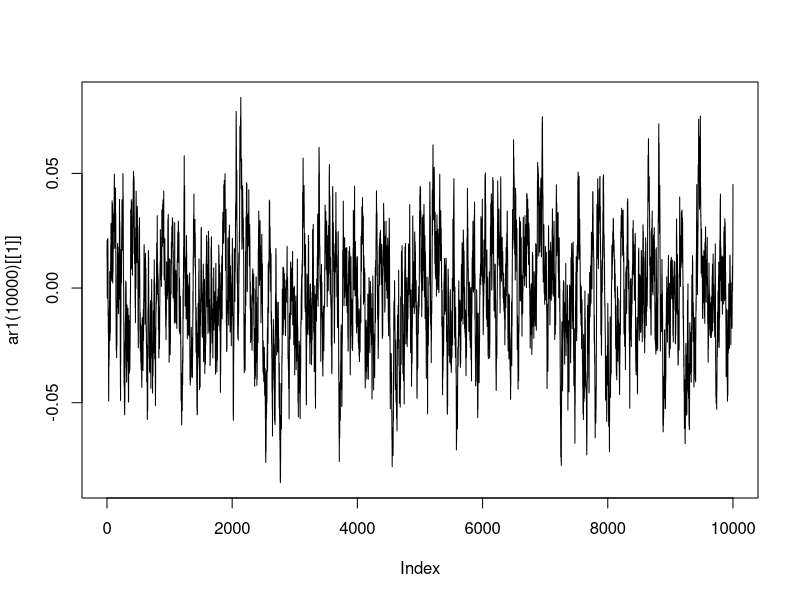
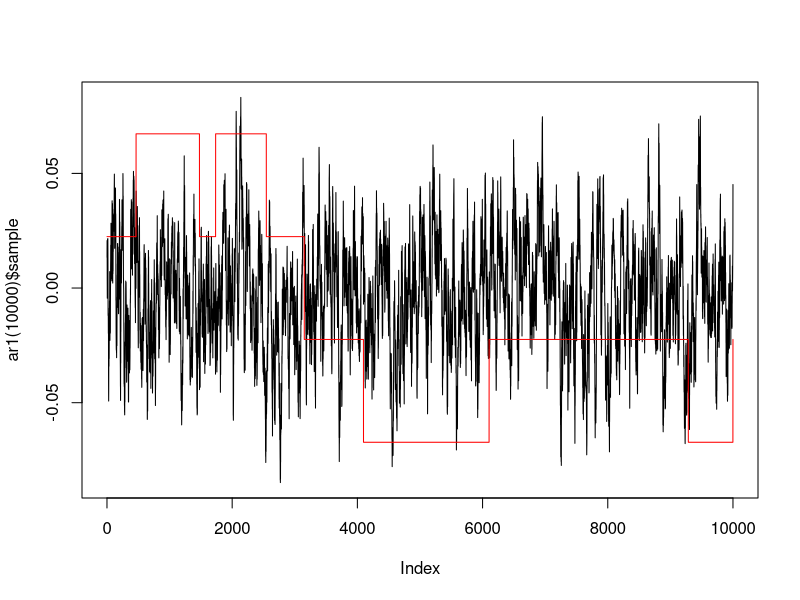

Here is the R script that generated these plots, in order: (Note: a time limit stopped this script after it produced the figures.)
library(dplyr)
library(stats)

rho <- 0.95
sigma <- 0.007
mu <- 0


# Método de Tauchen
    # função que vai trazer a matriz de transição
    tauchen <- function(grid_len, mu = 0, sigma = 0.007, rho = 0.95, m = 3) {
        if (rho >= 1){stop("Para aplicar Tauchen, a série deve ser estacionária")}
        
        theta_max <- m * sigma / sqrt(1 - rho^2) + mu
        theta_min <- - theta_max
        grid <- seq(theta_min, theta_max, length.out = grid_len) # dividindo [theta_min, theta_max] em n pontos

        delta <- (max(grid) - min(grid)) / (length(grid) - 1) # tamanho dos saltos entre os pontos do grid

        vec_1 <- pnorm((min(grid) - rho * grid + delta / 2) / sigma, mu) # vetor de transição para o menor valor do grid dado cada estado anterior; pnorm(x) retorna a cdf da normal no valor x
        vec_n <- 1 - pnorm((max(grid) - rho * grid - delta / 2) / sigma, mu) # análogo para o maior valor do grid
        grid_interno <- grid[2:(length(grid) - 1)] # valores não extremos do grid

        # função que retorna o vetor de transição para o estado (não extremo) j dado cada estado anterior
        pij <- function(j, i = grid) {
            pnorm((j + delta / 2 - rho * i) / sigma, mu) - pnorm((j - delta / 2 - rho * i) / sigma, mu)
        }

        mat_interna <- sapply(grid_interno, pij)

        return(list(probs = cbind(vec_1, mat_interna, vec_n), grid = grid)) # combinando as transições extremas com as não extremas
    }

    tauchen_grid <- tauchen(9)$grid
    tauchen_pdf <- tauchen(9)$probs
    tauchen_round <- round(tauchen_pdf, digits = 3) # arredondando em três casas decimais

    

# Método de Rouwenhorst
    rouwenhorst <- function(n, mu = 0, sigma = 0.007, rho = 0.95){
        
        # Fazendo o grid
        theta_max <- (sigma/sqrt(1-rho^2)) * sqrt(n-1)
        theta_min <- - theta_max
        grid <- seq(theta_min, theta_max, length.out = n)


        # Fazendo a matriz de transição
        p1 <- (1+rho)/2
        p <- matrix(c(p1, 1-p1, 1-p1, p1), nrow = 2)

        for (i in 3:n){
            z1 <- cbind(rbind(p, rep(0,(i - 1))), rep(0, i))
            z2 <- rbind(cbind(rep(0, (i - 1)), p), rep(0,i))
            z3 <- cbind(rbind(rep(0, (i - 1)), p), rep(0,i))
            z4 <- cbind(rep(0, i), rbind(rep(0,(i - 1)), p))


            p <- p1*(z1 + z4) + (1-p1)*(z2 + z3)
        }
        return(list(probs = p/rowSums(p), grid = grid))
    }

    rouwen_grid <- rouwenhorst(9)$grid
    rouwen_pdf <- rouwenhorst(9)$probs
    rouwen_round <- round(rouwen_pdf, digits = 3)


# Simulando o AR(1)

    # Cria n valores de um AR(1) utilizando a formula de que y_t = sum_i theta^(t-i) e_i, i = 1, ..., t, assumindo que y_1 = e_1
    ar1 <- function(n, mu = 0, rho = 0.95, sigma = 0.007, seed = 27) {
        
        set.seed(seed)
        errors <- rnorm(n, 0, sigma) # gerando vetor de erros
        sample <- c(errors[1])

        for (i in 2:n){
            sample[i] = mu + rho*sample[i-1] + errors[i]
        }
        return(list(sample = sample, errors = errors))
    }



plot(ar1(10000)[[1]], type = 'l')

# Simulando os Markov:
    
    transic <- function(n, mu = 0, rho = 0.95, sigma = 0.007, seed = 27, grid_len = 9, type = 'tauchen', m = 3) {

        erro <- ar1(n, mu = mu, rho = rho, sigma = sigma, seed = seed)$errors

        if(type == 'tauchen'){
            tauch <- tauchen(grid_len, mu = mu, rho = rho, sigma = sigma, m = m)
            grid <- tauch$grid
            probs <- tauch$probs

            sim <- c()
            sim[1] <- grid[which(abs(grid-erro[1])== min(abs(grid-erro[1])))]

            # A simulação escolhe theta_i como o valor do grid mais perto de E(theta_i|theta_{i-1}) + erro[i]
            for (i in 2:n){
                sim[i] <- grid[which(abs(grid - erro[i] - weighted.mean(grid, probs[which(grid == sim[i-1]),]))==min(abs(grid - erro[i] - weighted.mean(grid, probs[which(grid == sim[i-1]),]))))]
            }
            
            return(sim)

        } else if (type == 'rouwen') { # Análogo à simulação de Tauchen

            rouwen <- rouwenhorst(n, mu = mu, rho = rho, sigma = sigma)
            grid <- rouwen$grid
            probs <- rouwen$probs

            sim <- c()
            sim[1] <- grid[which(abs(grid - erro[1]) == min(abs(grid - erro[1])))]

            for (i in 2:n){
                sim[i] <- grid[which(abs(grid - erro[i] - weighted.mean(grid, probs[which(grid == sim[i-1]),])) == min(abs(grid - erro[i] - weighted.mean(grid, probs[which(grid == sim[i-1]),]))))]
            }
            return(sim)

        } else {stop('Escolha um dos métodos estudados')}
    }

transic(10000)


plot(ar1(10000)$sample, type = 'l')
lines(transic(10000, grid_len = 4), col = 'red')

n = 10000

rouwen <- rouwenhorst(n, mu = mu, rho = rho, sigma = sigma)
grid <- rouwen$grid
probs <- rouwen$probs

sim <- c()
sim[1] <- grid[which(abs(grid - erro[1]) == min(abs(grid - erro[1])))]

for (i in 2:n){
    sim[i] <- grid[which(abs(grid - erro[i] - weighted.mean(grid, probs[which(grid == sim[i-1]),])) == min(abs(grid - erro[i] - weighted.mean(grid, probs[which(grid == sim[i-1]),]))))]
}
return(sim)
